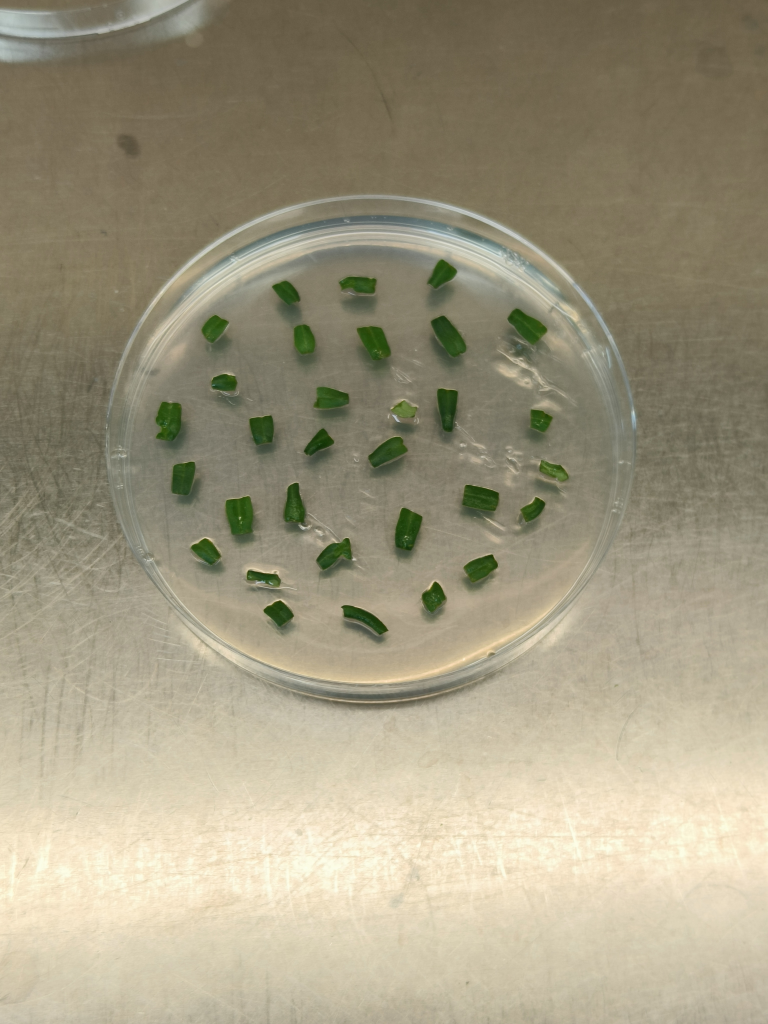
#> input picture image_folder/IMG20260204172552.jpg, 3072 x 4096 px (shown at 1/4 size); its folder holds only this picture in this run
$ jupyter execute cot_counter.ipynb
#> lines starting #> are read from the running program, lines starting #| are printed output that depends on the picture; after the words box and inside, x2 and y2 are one past the last pixel; in counts of white or black regions, pixels touching at a corner belong together
[cell 1]
import cv2
import numpy as np
import matplotlib.pyplot as plt
from pathlib import Path

def count_explants_in_image(image_path, lower_green, upper_green, min_area, max_area, show_debug=False):
    """Count green explants in a single image"""
#> called with lower_green = array of shape (3,), upper_green = array of shape (3,), min_area = 1000, max_area = 100000, show_debug = True
    img = cv2.imread(str(image_path))
#> img is the input picture: shape (4096, 3072, 3); mean B, G, R 129, 152.9, 160.6
    if img is None:
        return 0, None, None

    # Convert BGR to RGB for matplotlib display
    img_rgb = cv2.cvtColor(img, cv2.COLOR_BGR2RGB)

    # Convert to HSV for color segmentation
    hsv = cv2.cvtColor(img, cv2.COLOR_BGR2HSV)
#> hsv: shape (4096, 3072, 3); mean H, S, V 23.6, 55.1, 161.4

    # Create mask
    mask = cv2.inRange(hsv, lower_green, upper_green)
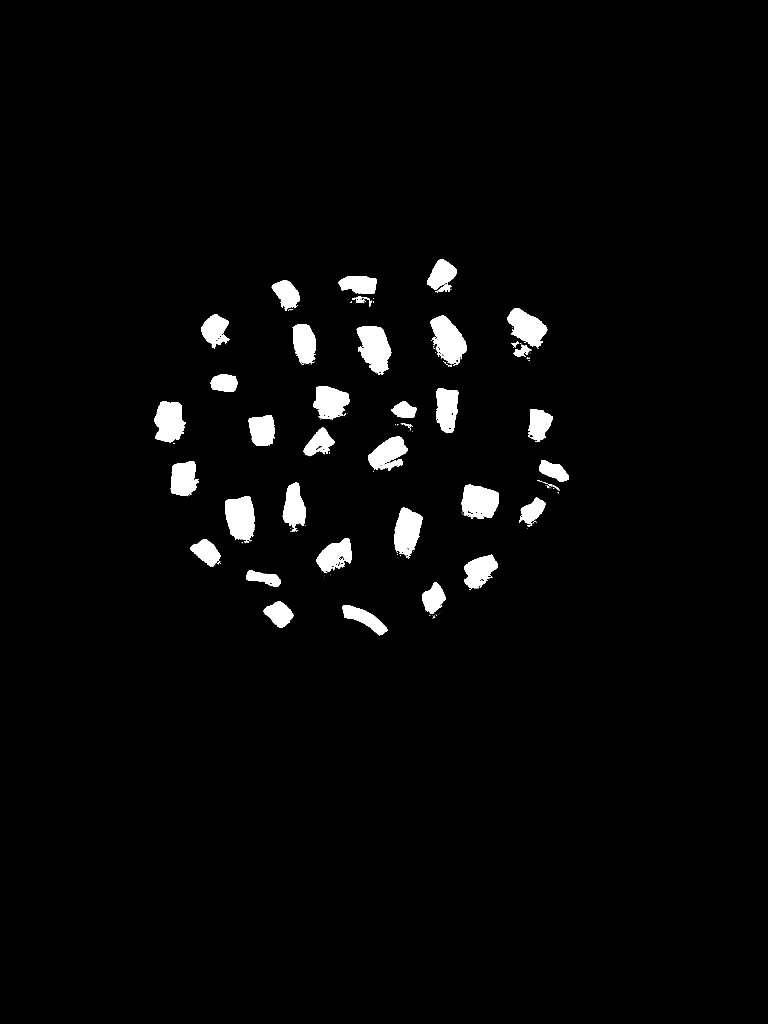
#> mask: shape (4096, 3072) (shown at 1/4 size); 2.6% white; 284 white regions (224 under 20 px), largest, box (x1, y1, x2, y2) and area: (1427, 1304, 1565, 1498) 17770, (1722, 1261, 1868, 1464) 17048, (901, 1985, 1020, 2161) 16563

    # Clean up the mask
    kernel = np.ones((5, 5), np.uint8)
    mask = cv2.morphologyEx(mask, cv2.MORPH_CLOSE, kernel)
#> mask: shape (4096, 3072); 2.7% white; 96 white regions (49 under 20 px), largest, box (x1, y1, x2, y2) and area: (1427, 1304, 1565, 1498) 18059, (1722, 1261, 1868, 1467) 17882, (901, 1985, 1020, 2173) 16849
    mask = cv2.morphologyEx(mask, cv2.MORPH_OPEN, kernel)
#> mask: shape (4096, 3072); 2.7% white; 48 white regions

    # Find contours
    contours, _ = cv2.findContours(mask, cv2.RETR_EXTERNAL, cv2.CHAIN_APPROX_SIMPLE)
#> contours = 48 contours, 2 with area under 20; largest, box (x1, y1, x2, y2) and area: (1428, 1304, 1564, 1498) 17744, (1722, 1262, 1868, 1460) 17421, (901, 1985, 1020, 2171) 16488, (1847, 1939, 1996, 2076) 15754, (619, 1605, 742, 1768) 15128

    # Show all contour areas for debugging
    if show_debug:
        areas = [cv2.contourArea(c) for c in contours]
#> areas = 48 values, max 17744 at index 34, min 16 at index 31, mean 6879.1
        areas.sort(reverse=True)
        print(f"  Top 10 contour areas found: {areas[:10]}")
#|   Top 10 contour areas found: [17744.0, 17421.0, 16488.5, 15754.0, 15128.5, 15067.0, 14248.5, 13424.0, 12863.0, 12403.5]

    # Filter by area
    valid_explants = [c for c in contours if min_area < cv2.contourArea(c) < max_area]
#> valid_explants = 32 contours; largest, box (x1, y1, x2, y2) and area: (1428, 1304, 1564, 1498) 17744, (1722, 1262, 1868, 1460) 17421, (901, 1985, 1020, 2171) 16488, (1847, 1939, 1996, 2076) 15754, (619, 1605, 742, 1768) 15128

    # Draw results
    result = img_rgb.copy()
    cv2.drawContours(result, valid_explants, -1, (255, 255, 0), 3)

    # Number each explant
    for i, contour in enumerate(valid_explants):
        M = cv2.moments(contour)
        if M["m00"] != 0:
            cx = int(M["m10"] / M["m00"])
            cy = int(M["m01"] / M["m00"])
            cv2.putText(result, str(i+1), (cx-10, cy+10),
                       cv2.FONT_HERSHEY_SIMPLEX, 0.7, (255, 0, 0), 2)
#> this loop made 32 passes
#> (cx, cy) on passes 1 to 8: (1458, 2474), (1116, 2455), (1734, 2393), (1055, 2312), (1918, 2284), (825, 2208), (1340, 2223), (1628, 2125)

    return len(valid_explants), result, mask

# ========== ADJUST THESE PARAMETERS ==========

# More strict green - higher saturation requirement
lower_green = np.array([35, 60, 50])   # Higher S and V values
upper_green = np.array([85, 255, 255])

min_area = 1000    # Lower this if explants are being missed
max_area = 100000  # Raise this if large explants are being missed

# =============================================

image_folder = Path('image_folder/')
image_files = sorted(image_folder.glob('*.jpg'))

print(f"Found {len(image_files)} images")
print("=" * 60)

results = []
total_count = 0

# Create figure for all images (3 columns: Original, Mask, Result)
n_images = len(image_files)
fig, axes = plt.subplots(n_images, 3, figsize=(18, 6*n_images))

# Handle single image case
if n_images == 1:
    axes = axes.reshape(1, -1)

for i, image_path in enumerate(image_files):
    print(f"\n{image_path.name}:")

    count, result, mask = count_explants_in_image(
        image_path, lower_green, upper_green,
        min_area, max_area, show_debug=True
    )
#> count = 32

    total_count += count
#> total_count = 32
    results.append((image_path.name, count))

    # Load original
    original = cv2.cvtColor(cv2.imread(str(image_path)), cv2.COLOR_BGR2RGB)

    # Column 0: Original
    axes[i, 0].imshow(original)
    axes[i, 0].set_title(f'{image_path.name}\nOriginal', fontsize=12)
    axes[i, 0].axis('off')

    # Column 1: Mask
    axes[i, 1].imshow(mask, cmap='gray')
    axes[i, 1].set_title('Detection Mask\n(white = detected green)', fontsize=12)
    axes[i, 1].axis('off')

    # Column 2: Result
    axes[i, 2].imshow(result)
    axes[i, 2].set_title(f'Result\n{count} explants', fontsize=12, fontweight='bold')
    axes[i, 2].axis('off')

    print(f"  Detected: {count} explants")
#|   Detected: 32 explants

plt.tight_layout()
plt.show()
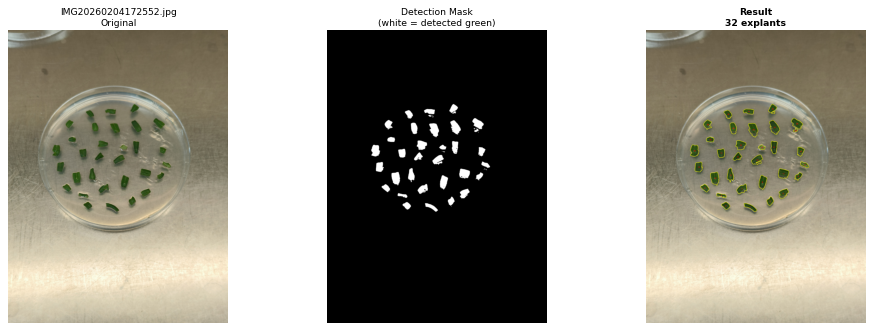
#> figure drawn by matplotlib, 3 panels

print("\n" + "=" * 60)
print("SUMMARY")
print("=" * 60)
print(f"HSV range: {lower_green} to {upper_green}")
print(f"Area range: {min_area} to {max_area}")
print()
for filename, count in results:
    print(f"  {filename}: {count} explants")
#> this loop made 1 pass
#> (filename, count) on pass 1: ('IMG20260204172552.jpg', 32)
#> (printed output is left out)
print("=" * 60)
print(f"TOTAL EXPLANTS: {total_count}")
#| TOTAL EXPLANTS: 32
print("=" * 60)

[cell 2]
import cv2
import numpy as np
import matplotlib.pyplot as plt
from pathlib import Path

def count_explants_in_image(image_path):
    """Count green explants in a single image"""
    img = cv2.imread(str(image_path))
    if img is None:
        return 0, None, None

    # Convert BGR to RGB for matplotlib display
    img_rgb = cv2.cvtColor(img, cv2.COLOR_BGR2RGB)

    # Convert to HSV for color segmentation
    hsv = cv2.cvtColor(img, cv2.COLOR_BGR2HSV)

    # More strict green - higher saturation requirement
    lower_green = np.array([35, 60, 50])   # Higher S and V values
    upper_green = np.array([85, 255, 255])
    mask = cv2.inRange(hsv, lower_green, upper_green)

    # Clean up the mask
    kernel = np.ones((5, 5), np.uint8)
    mask = cv2.morphologyEx(mask, cv2.MORPH_CLOSE, kernel)
    mask = cv2.morphologyEx(mask, cv2.MORPH_OPEN, kernel)

    # Find contours
    contours, _ = cv2.findContours(mask, cv2.RETR_EXTERNAL, cv2.CHAIN_APPROX_SIMPLE)

    # Area filters (in pixels)
    min_area = 1000    # Lower this if explants are being missed
    max_area = 60000  # Raise this if large explants are being missed

    valid_explants = [c for c in contours if min_area < cv2.contourArea(c) < max_area]

    # Draw results
    result = img_rgb.copy()
    cv2.drawContours(result, valid_explants, -1, (255, 255, 0), 3)  # Yellow outline

    # Number each explant
    for i, contour in enumerate(valid_explants):
        M = cv2.moments(contour)
        if M["m00"] != 0:
            cx = int(M["m10"] / M["m00"])
            cy = int(M["m01"] / M["m00"])
            cv2.putText(result, str(i+1), (cx-10, cy+10),
                       cv2.FONT_HERSHEY_SIMPLEX, 0.7, (255, 0, 0), 2)  # Red numbers

    return len(valid_explants), result, mask

# Automatically detect all .jpg files
image_folder = Path('image_folder/')
image_files = sorted(image_folder.glob('*.jpg'))  # Gets all .jpg files, sorted

print(f"Found {len(image_files)} images:")
for img_file in image_files:
    print(f"  - {img_file.name}")
print()

results = []
total_count = 0

# Calculate grid size based on number of images
n_images = len(image_files)
n_cols = 2
n_rows = (n_images + 1) // 2

# Create figure for all results
fig, axes = plt.subplots(n_rows, n_cols, figsize=(15, 5*n_rows))
if n_images == 1:
    axes = np.array([axes])
axes = axes.flatten()

print("=" * 60)
print("TOMATO COTYLEDON EXPLANT COUNTING RESULTS")
print("=" * 60)

for i, image_path in enumerate(image_files):
    count, result_img, mask = count_explants_in_image(image_path)
#> the loop in count_explants_in_image, `for i, contour in enumerate(valid_explants):` made 32 passes

    if result_img is not None:
        results.append((image_path.name, count))
        total_count += count

        # Display image
        axes[i].imshow(result_img)
        axes[i].set_title(f'{image_path.name}: {count} explants', fontsize=14, fontweight='bold')
        axes[i].axis('off')

        print(f"{image_path.name}: {count} explants")
#| IMG20260204172552.jpg: 32 explants

# Hide extra subplots if any
for j in range(i+1, len(axes)):
    axes[j].axis('off')

plt.tight_layout()
plt.show()

print("=" * 60)
print(f"TOTAL EXPLANTS ACROSS ALL PLATES: {total_count}")
#| TOTAL EXPLANTS ACROSS ALL PLATES: 32
print("=" * 60)

# Create a summary table
print("\nSummary:")
for filename, count in results:
    print(f"  {filename}: {count}")

$ run again, on image_folder/IMG20260204172618.jpg
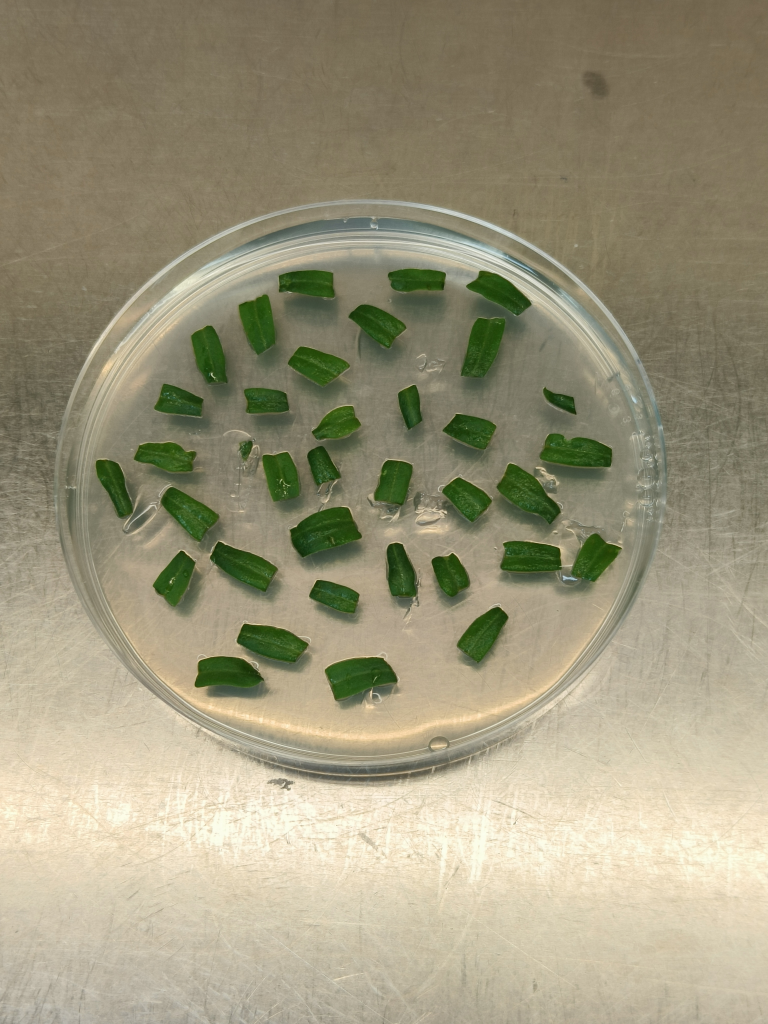
#> input picture image_folder/IMG20260204172618.jpg, 3072 x 4096 px (shown at 1/4 size)
#> in count_explants_in_image, img is the input picture: shape (4096, 3072, 3); mean B, G, R 124.7, 150.6, 156.8
#> hsv: shape (4096, 3072, 3); mean H, S, V 24.7, 61.4, 159.1
#> in count_explants_in_image, `mask = cv2.morphologyEx(mask, cv2.MORPH_OPEN, kernel)`:
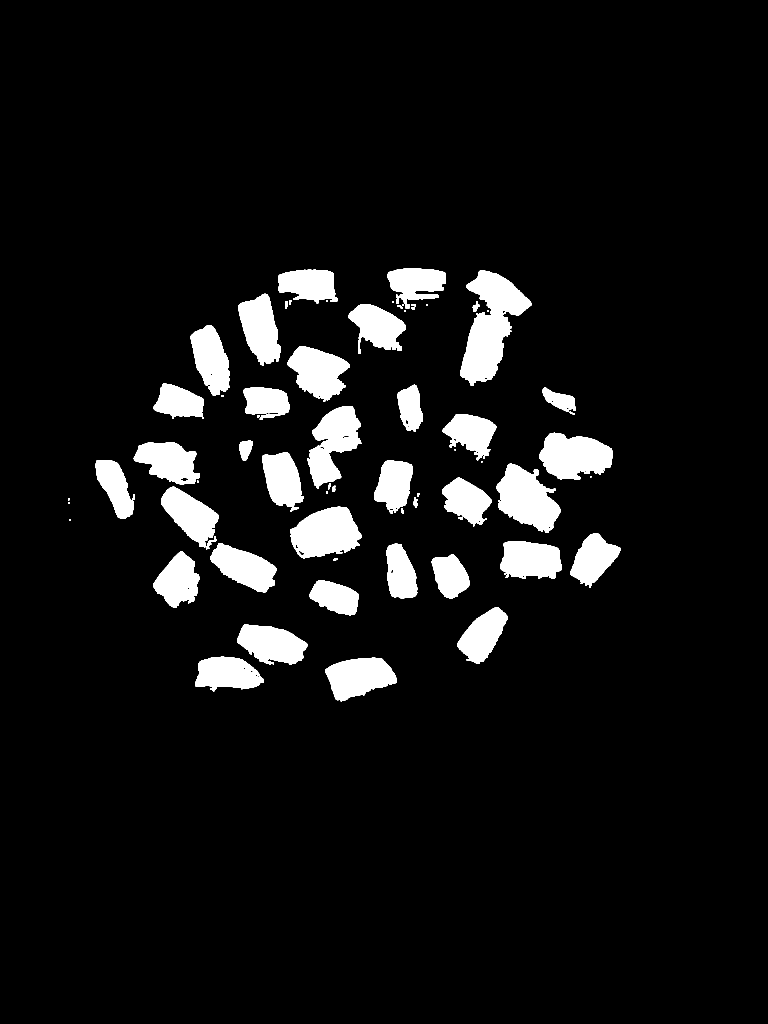
#> mask: shape (4096, 3072) (shown at 1/4 size); 7.2% white; 71 white regions
#> in count_explants_in_image, `contours, _ = cv2.findContours(mask, cv2.RETR_EXTERNAL, cv2.CHAIN_APPR..`: contours = 71 contours, 2 with area under 20; largest, box (x1, y1, x2, y2) and area: (1842, 1082, 2126, 1544) 63599, (1986, 1855, 2243, 2132) 42190, (1161, 2027, 1446, 2234) 41248, (2156, 1731, 2450, 1920) 38959, (1229, 1624, 1445, 1954) 38122
#> areas = 71 values, max 63599 at index 68, min 16 at index 62, mean 12683.4
#|   Top 10 contour areas found: [63599.0, 42190.0, 41248.5, 38959.0, 38122.0, 33271.5, 32911.0, 30575.5, 30322.5, 29771.0]
#> in count_explants_in_image, `valid_explants = [c for c in contours if min_area < cv2.contourArea(c)..`: valid_explants = 34 contours; largest, box (x1, y1, x2, y2) and area: (1842, 1082, 2126, 1544) 63599, (1986, 1855, 2243, 2132) 42190, (1161, 2027, 1446, 2234) 41248, (2156, 1731, 2450, 1920) 38959, (1229, 1624, 1445, 1954) 38122
#> the loop in count_explants_in_image, `for i, contour in enumerate(valid_explants):` made 34 passes
#> (cx, cy) on passes 1 to 8: (1435, 2707), (908, 2694), (1087, 2576), (1931, 2541), (1340, 2389), (1801, 2303), (712, 2323), (1602, 2292)
#> `count, result, mask = count_explants_in_image( image_path, lower_green..`: count = 34
#|   Detected: 34 explants
#> `plt.show()`:
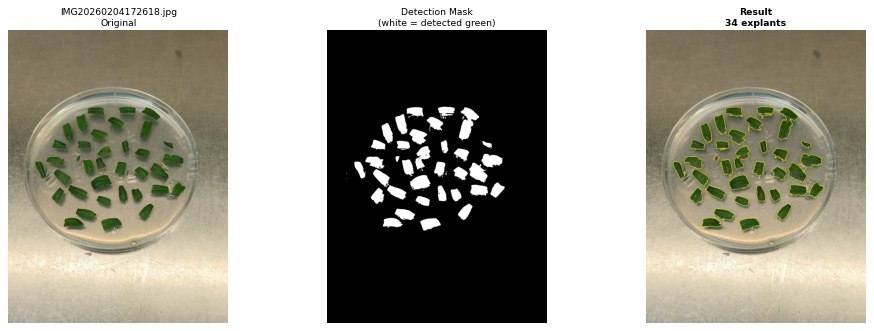
#> figure drawn by matplotlib, 3 panels
#> the loop `for filename, count in results:` made 1 pass
#> (filename, count) on pass 1: ('IMG20260204172618.jpg', 34)
#> (printed output is left out)
#| TOTAL EXPLANTS: 34
#> in count_explants_in_image, `valid_explants = [c for c in contours if min_area < cv2.contourArea(c)..`: valid_explants = 33 contours; largest, box (x1, y1, x2, y2) and area: (1986, 1855, 2243, 2132) 42190, (1161, 2027, 1446, 2234) 41248, (2156, 1731, 2450, 1920) 38959, (1229, 1624, 1445, 1954) 38122, (1151, 1385, 1399, 1606) 33272
#> the loop in count_explants_in_image, `for i, contour in enumerate(valid_explants):` made 33 passes
#> `count, result_img, mask = count_explants_in_image(image_path)`: count = 33
#| IMG20260204172618.jpg: 33 explants
#| TOTAL EXPLANTS ACROSS ALL PLATES: 33
#> the loop `for filename, count in results:` made 1 pass
#> (filename, count) on pass 1: ('IMG20260204172618.jpg', 33)
#> (printed output is left out)
